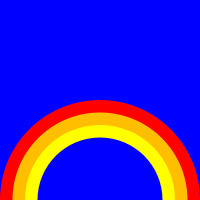
Frame 1 (no input)
Frame 60 (the mouse pressed at the canvas centre just before this capture): identical to frame 1, image omitted
Frame 120 (the mouse held since frame 60 and released just before this capture): identical to frame 1, image omitted

The Processing sketch that drew this single still picture (run headless with seeded random() and noise(); from frame 60 on, the mouse is pressed at the canvas centre):

// Processing sketch: Aufgabe_1_2_d_Regenbogen
// ── Aufgabe_1_2_d_Regenbogen.pde
void setup() {
  size(200, 200);
  surface.setTitle("Rainbow");
}

void draw() {
    background(0, 0, 255);
    noStroke();
    color[] rainbow_arr = { color(255, 0, 0), color(255, 191, 0), color(255, 255, 0), color(0, 0, 255) };    //Rainbow colors
    int arcsize = 200;
    //Iterate over array to create rainbow
    for (color c : rainbow_arr) {
        fill(c);
        arc(100, 200, arcsize, arcsize, radians(180), radians(360), PIE);
        arcsize -= 25;
    }
}
